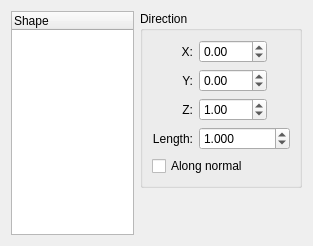
<?xml version="1.0" encoding="UTF-8"?>
<ui version="4.0">
 <class>PartGui::DlgExtrusion</class>
 <widget class="QDialog" name="PartGui::DlgExtrusion">
  <property name="geometry">
   <rect>
    <x>0</x>
    <y>0</y>
    <width>313</width>
    <height>246</height>
   </rect>
  </property>
  <property name="windowTitle">
   <string>Extrude</string>
  </property>
  <layout class="QGridLayout" name="gridLayout_2">
   <item row="0" column="0" rowspan="2">
    <widget class="QTreeWidget" name="treeWidget">
     <property name="selectionMode">
      <enum>QAbstractItemView::ExtendedSelection</enum>
     </property>
     <property name="indentation">
      <number>20</number>
     </property>
     <property name="rootIsDecorated">
      <bool>false</bool>
     </property>
     <column>
      <property name="text">
       <string>Shape</string>
      </property>
     </column>
    </widget>
   </item>
   <item row="0" column="1">
    <widget class="QGroupBox" name="groupBox_2">
     <property name="title">
      <string>Direction</string>
     </property>
     <layout class="QGridLayout" name="gridLayout">
      <item row="0" column="0">
       <layout class="QGridLayout">
        <property name="margin">
         <number>0</number>
        </property>
        <property name="spacing">
         <number>6</number>
        </property>
        <item row="0" column="0">
         <widget class="QLabel" name="label_2">
          <property name="text">
           <string>X:</string>
          </property>
          <property name="alignment">
           <set>Qt::AlignRight|Qt::AlignTrailing|Qt::AlignVCenter</set>
          </property>
         </widget>
        </item>
        <item row="0" column="1">
         <widget class="QDoubleSpinBox" name="dirX">
          <property name="sizePolicy">
           <sizepolicy hsizetype="Maximum" vsizetype="Fixed">
            <horstretch>0</horstretch>
            <verstretch>0</verstretch>
           </sizepolicy>
          </property>
          <property name="minimum">
           <double>-100.000000000000000</double>
          </property>
          <property name="maximum">
           <double>100.000000000000000</double>
          </property>
         </widget>
        </item>
        <item row="2" column="0">
         <widget class="QLabel" name="label_4">
          <property name="text">
           <string>Z:</string>
          </property>
          <property name="alignment">
           <set>Qt::AlignRight|Qt::AlignTrailing|Qt::AlignVCenter</set>
          </property>
         </widget>
        </item>
        <item row="1" column="1">
         <widget class="QDoubleSpinBox" name="dirY">
          <property name="sizePolicy">
           <sizepolicy hsizetype="Maximum" vsizetype="Fixed">
            <horstretch>0</horstretch>
            <verstretch>0</verstretch>
           </sizepolicy>
          </property>
          <property name="minimum">
           <double>-100.000000000000000</double>
          </property>
          <property name="maximum">
           <double>100.000000000000000</double>
          </property>
         </widget>
        </item>
        <item row="1" column="0">
         <widget class="QLabel" name="label_3">
          <property name="text">
           <string>Y:</string>
          </property>
          <property name="alignment">
           <set>Qt::AlignRight|Qt::AlignTrailing|Qt::AlignVCenter</set>
          </property>
         </widget>
        </item>
        <item row="2" column="1">
         <widget class="QDoubleSpinBox" name="dirZ">
          <property name="sizePolicy">
           <sizepolicy hsizetype="Maximum" vsizetype="Fixed">
            <horstretch>0</horstretch>
            <verstretch>0</verstretch>
           </sizepolicy>
          </property>
          <property name="minimum">
           <double>-100.000000000000000</double>
          </property>
          <property name="maximum">
           <double>100.000000000000000</double>
          </property>
          <property name="value">
           <double>1.000000000000000</double>
          </property>
         </widget>
        </item>
        <item row="3" column="0">
         <widget class="QLabel" name="label_5">
          <property name="text">
           <string>Length:</string>
          </property>
          <property name="alignment">
           <set>Qt::AlignRight|Qt::AlignTrailing|Qt::AlignVCenter</set>
          </property>
         </widget>
        </item>
        <item row="3" column="1">
         <widget class="QDoubleSpinBox" name="dirLen">
          <property name="sizePolicy">
           <sizepolicy hsizetype="Maximum" vsizetype="Fixed">
            <horstretch>0</horstretch>
            <verstretch>0</verstretch>
           </sizepolicy>
          </property>
          <property name="decimals">
           <number>3</number>
          </property>
          <property name="minimum">
           <double>0.001000000000000</double>
          </property>
          <property name="maximum">
           <double>2147480000.000000000000000</double>
          </property>
          <property name="value">
           <double>1.000000000000000</double>
          </property>
         </widget>
        </item>
       </layout>
      </item>
      <item row="1" column="0">
       <widget class="QCheckBox" name="checkNormal">
        <property name="text">
         <string>Along normal</string>
        </property>
       </widget>
      </item>
     </layout>
    </widget>
   </item>
   <item row="1" column="1">
    <spacer>
     <property name="orientation">
      <enum>Qt::Vertical</enum>
     </property>
     <property name="sizeHint" stdset="0">
      <size>
       <width>20</width>
       <height>21</height>
      </size>
     </property>
    </spacer>
   </item>
  </layout>
 </widget>
 <tabstops>
  <tabstop>treeWidget</tabstop>
  <tabstop>dirX</tabstop>
  <tabstop>dirY</tabstop>
  <tabstop>dirZ</tabstop>
  <tabstop>dirLen</tabstop>
  <tabstop>checkNormal</tabstop>
 </tabstops>
 <resources/>
 <connections/>
</ui>
